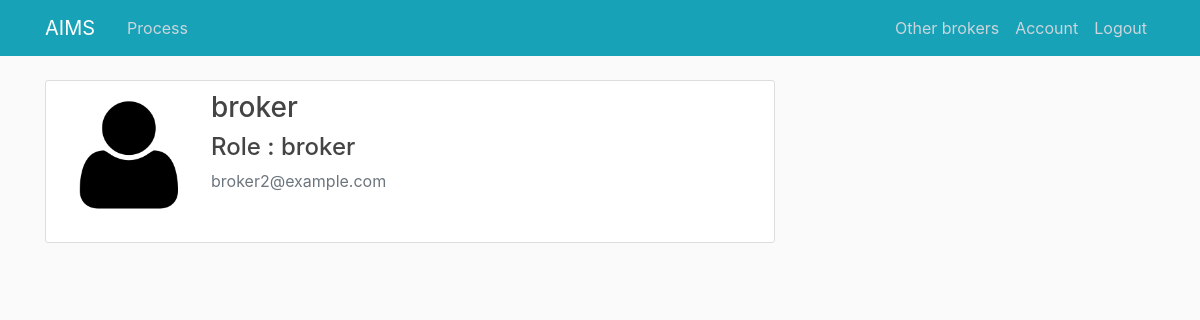
The app's page /account/2/view (signed in) with its own data.
### aims_/models.py (models this page shows, shortened)
class Broker(db.Model, UserMixin):
    id = db.Column(db.Integer, primary_key=True)
    username = db.Column(db.String(20), unique=True, nullable=False)
    email = db.Column(db.String(120), unique=True, nullable=False)
    image_file = db.Column(db.String(20), nullable=False, default='default.png')
    password = db.Column(db.String(60), nullable=False)
    sex = db.Column(db.String(20), nullable=False)
    street = db.Column(db.String(120), nullable=False)
    phone = db.Column(db.String(20), nullable=False)
    invoices = db.relationship('Invoice', backref='processor', lazy=True)

### aims_/routes.py (the view)
@app.route("/account/<int:user_id>/view")
@login_required
def account(user_id):
    if session['account_type'] == 'broker':
        user = Broker.query.get_or_404(user_id)
    elif session['account_type'] == 'admin':
        user = Admin.query.get_or_404(user_id)
    elif session['account_type'] == 'company':
        user = Company.query.get_or_404(user_id)
    return render_template('account.html', title='Account',userdetail = user)

### aims_/models.py (called while the page is built)
@login_manager.user_loader
def load_user(user_id):
    if 'account_type' in session:
        if session['account_type'] == 'broker':
            return Broker.query.get(int(user_id))
        elif session['account_type'] == 'admin':
            return Admin.query.get(int(user_id))
        elif session['account_type'] == 'company':
            return Company.query.get(int(user_id))
    return None

### aims_/templates/account.html
{% extends "layout.html" %}
{% block content %}
        <div class="content-section">
            <div class="media">
                <img class="account-img" src="{{ url_for('static', filename='profile_pics/' + userdetail.image_file) }}">
                <div class="media-body">
                    <h3>{{ userdetail.username }}</h3>
                    <h4>Role : {{session['account_type']}}</h4>
                    <p class="text-secondary">{{ userdetail.email }}</p>
                </div>
            </div>
{% endblock content %}

### aims_/templates/layout.html (shortened to what this page needs)
<!DOCTYPE html>
<html>
<head>
  <link rel="stylesheet" href="https://maxcdn.bootstrapcdn.com/bootstrap/4.0.0/css/bootstrap.min.css">
  <link rel="stylesheet" type="text/css" href="{{ url_for('static', filename='main.css') }}">
</head>
<body>
  <header class="site-header">
    <nav class="navbar navbar-expand-md navbar-dark bg-info fixed-top">
      <div class="container">
        <a class="navbar-brand mr-4" href="/">AIMS</a>
        <div class="collapse navbar-collapse" id="navbarToggle">
          <div class="navbar-nav mr-auto">
            {% if current_user.is_authenticated %}
              {% if session['account_type']=='broker' %}
                <a class="nav-item nav-link" href="{{ url_for('view_invoices') }}">Process</a>
              {% elif session['account_type']=='admin'%}
                <a class="nav-item nav-link" href="{{ url_for('view_invoices') }}">Assign Broker</a>
                <a class="nav-item nav-link" href="{{ url_for('view_brokers') }}">Manage Brokers</a>
                <a class="nav-item nav-link" href="{{ url_for('view_companies') }}">Companies</a>
              {% endif %}
            {% else %}
              <a class="nav-item nav-link" href="{{ url_for('home') }}">Home</a>
            {% endif %}
          </div>
          <div class="navbar-nav">
            {% if current_user.is_authenticated %}
            <a class="nav-item nav-link" href="{{ url_for('fellowdisp') }}">Other {{session['account_type']}}s</a>
            <a class="nav-item nav-link" href="{{ url_for('account',user_id = current_user.id) }}">Account</a>
            <a class="nav-item nav-link" href="{{ url_for('logout') }}">Logout</a>
            {% else %}
              <a class="nav-item nav-link" href="{{ url_for('login') }}">Login</a>
              <a class="nav-item nav-link" href="{{ url_for('register') }}">Register</a>
            {% endif %}
          </div>
        </div>
      </div>
    </nav>
  </header>
  <main role="main" class="container">
    <div class="row">
      <div class="col-md-8">
        {% block content %}{% endblock %}
      </div>
      <div class="col-md-4"></div>
    </div>
  </main>
</body>
</html>

### aims_/static/main.css (style rules this page uses)
body { background: #fafafa; color: #333333; margin-top: 5rem; }
h1, h2, h3, h4, h5, h6 { color: #444444; }
.site-header .navbar-nav .nav-link { color: #cbd5db; }
.content-section { display: block; background: #ffffff; padding: 10px 20px; border: 1px solid #dddddd; border-radius: 3px; margin-bottom: 20px; }
.account-img { height: 125px; width: 125px; margin-right: 20px; margin-bottom: 16px; }

### records on screen
Broker: account_type "broker", image_file (placeholder picture), username "broker", email "broker2@example.com"
